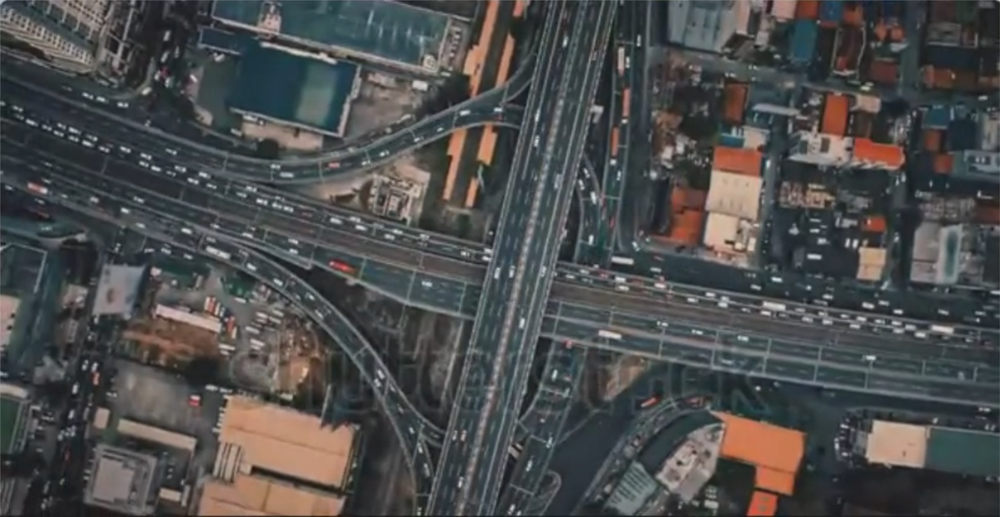
#> input picture src/short.png, 1000 x 517 px, shrunk from 1606 x 830 before the run
$ python -i src_file.py   (imports and definitions only)
#> lines starting #> are read from the running program, lines starting #| are printed output that depends on the picture
import argparse
import numpy as np
import cv2
from scipy.io import loadmat, savemat
from sklearn.neighbors import NearestNeighbors

# Class for Computing Homography
class Homography:
    """This is a class strictly for computing homoegraphy.

    It involves a function to compute homography between only two images.
    Either with or without RANSAC.
    """

    # [282 lines left out: functions __init__, _compute_homography_without_cv, _run_ransac, _compute_homography_frame_to_ref, _visualize_homographies, _compute_homography_frame_to_map and 2 more, not called in this run]


# Class for Extracting Features in an Image
class FeatureExtraction:
    """This is a class to perform feature extraction on images
    """
    def __init__(self, method = "SIFT", n_keypoints=0, blur=False, verbose=False, visualize=False):
        self.method = method
        self.n_keypoints = n_keypoints
        self.blur = blur
        self.verbose = verbose
        self.visualize = visualize

        if self.method == "SIFT":
            if self.verbose:
                print("Initializing SIFT Feature Detector... ", end=" ")

            # Initialize SIFT detector
            self.extractor = cv2.SIFT_create(
                nfeatures=n_keypoints,  # Set to 0 to disable limiting the number of keypoints
                # nOctaveLayers=3, # Number of layers in each octave of the image. Default: 3. (Automatically determined by image size)
                contrastThreshold=0.04, # If contrast of keypoint below this threshold, won't be detected. Default: 0.04
                edgeThreshold=10, #  If difference in intensity between keypoint and surrounding pixels below threshold, keypoint rejected. Default: 10
                sigma=1.6 # S.D. of Gaussian on first octave. Default: 1.6
            )

            if self.verbose:
                print("Successful")

    def _extract_features_sift(self, image, visualization_delay=0):
        gray = cv2.cvtColor(image, cv2.COLOR_BGR2GRAY)
        keypoints_main, descriptors = self.extractor.detectAndCompute(gray, None)

        # Extracting the X and Y points from the KeyPoint Object
        keypoints = np.array( [ (kp.pt[0], kp.pt[1]) for kp in keypoints_main ] )

        # Verification of Data
        assert keypoints.shape[0] == descriptors.shape[0], "Inconsistency. Amount of features must be equal to the amount of descriptors" + \
            f"\n Obtained: Keypoint Shape - {keypoints.shape}. Descriptors Shape - {descriptors.shape} "
        assert keypoints.shape[1] == 2, f"Inconsistency in the size of keypoints. Obtained: {keypoints.shape}"
        assert descriptors.shape[1] == 128, f"Inconsistency in the size of descriptors. Obtained: {descriptors.shape}"

        # #visualizing the features
        if self.visualize:
            image_with_keypoints = cv2.drawKeypoints(image, keypoints_main, None, color=(0, 255, 0),)
            cv2.imshow('frame', image_with_keypoints)
            cv2.waitKey(int(visualization_delay * 1000))
            cv2.destroyAllWindows()

        return np.vstack((keypoints.T, descriptors.T))

    def extract_features(self, file_path,  type="video", n_desired_frames=0, visualization_delay=0):

#> called with file_path = 'short.png', type = 'video', n_desired_frames = 0, visualization_delay = 0
        if self.verbose:
            if type == "video":
                print(f"Loading video ({file_path}) to memory...", end=" ")
            elif type == "image":
                print(f"Loading image ({file_path}) to memory...", end=" ")

        # Reading the file
        if type == "video":
            video = cv2.VideoCapture(file_path)
            assert video.isOpened(), f"Video not opened. Filepath: {file_path}"
            n_video_frames = int( video.get(cv2.CAP_PROP_FRAME_COUNT) )

            # Specify amount of desired frames
            if n_desired_frames == 0:
                n_desired_frames = n_video_frames

            assert n_desired_frames <= n_video_frames, f"Desired amount of frames ({n_desired_frames}) is greater than the amount of frames in the video ({n_video_frames})."
            assert isinstance(n_desired_frames, int), f"Desired amount of frames must be an integer. Given: {n_desired_frames}"

            # Calculating the divisor to obtain the desired amount of frames
            iter_frame_ids = np.linspace(0, n_video_frames-1, n_desired_frames, dtype=int)

            features = np.empty((n_desired_frames, ), dtype=object)
            features_frame_ids = []

        elif type == "image":
            image = cv2.imread(file_path)
            assert image is not None, f"Error: Couldn't open the image file at {file_path}"

            features = np.empty((1,), dtype=object)
            iter_frame_ids = [0] # Only one iteration is needed for images

        if self.verbose:
            print("Successful")
            if type == "video":
                frame_rate = video.get(cv2.CAP_PROP_FPS)
                print(f"Number of Frames in Video: {n_video_frames}. Frame Rate: {frame_rate}")
            print("Extracting features from frames...", end=" ")

        count = 0
        for frame in iter_frame_ids:

            # If the file is a video, break the loop after all frames are read
            if (type == "video"):
                # Setting the frame to the next desired frame
                video.set(cv2.CAP_PROP_POS_FRAMES, frame)

                # Reading the frame
                ret, image = video.read()
                if (not ret):
                    break
                elif image is None:
                    continue

            if self.blur:
                image = cv2.GaussianBlur(image, (11, 11), 0)

            # Performing Feature Extraction
            if self.method == "SIFT":
                features[count] = self._extract_features_sift(image, visualization_delay=visualization_delay)
                features_frame_ids.append(frame)
                count+=1

            # If the file is an image, break the loop after one iteration
            if type == "image":
                break
#> this loop made 1 pass
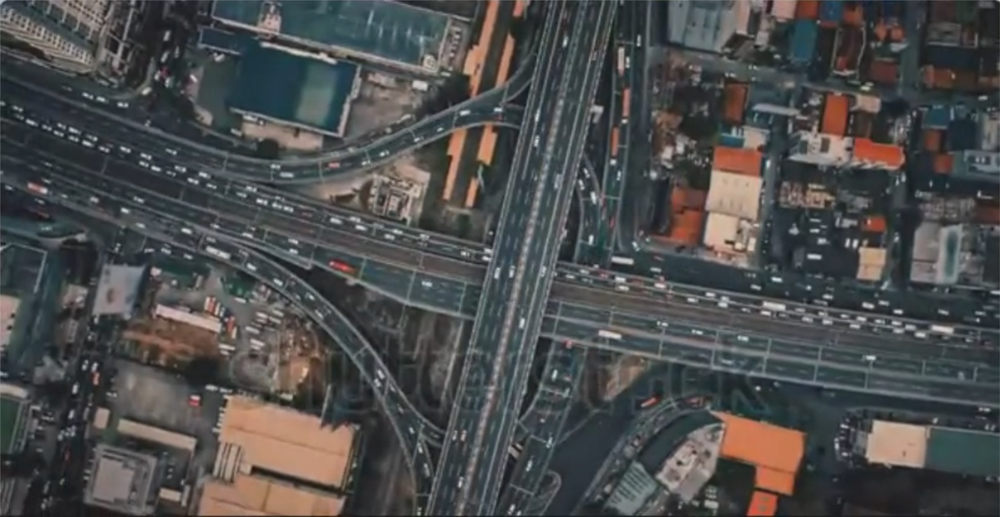
#> input picture src/short.png, 1000 x 517 px, shrunk from 1606 x 830 before the run
#> pass 1, in _extract_features_sift, `gray = cv2.cvtColor(image, cv2.COLOR_BGR2GRAY)`:
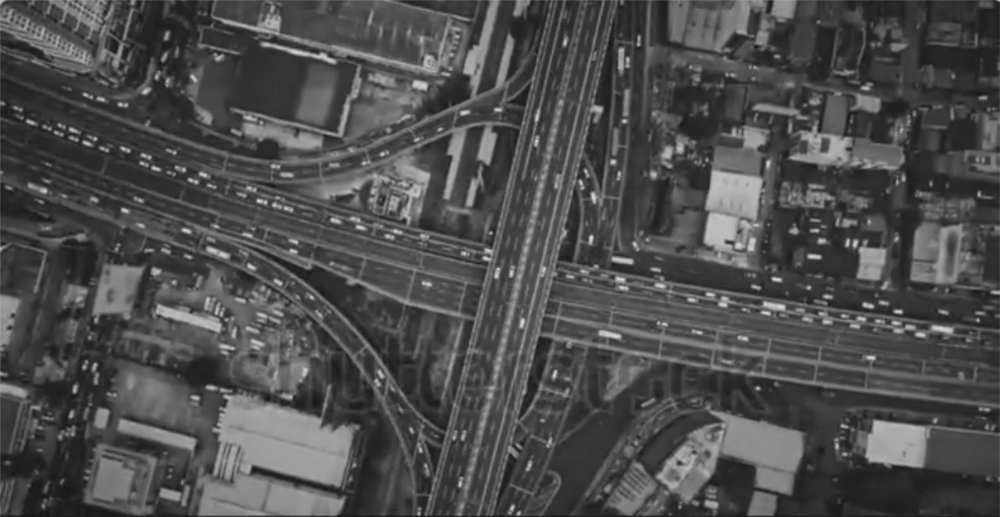
#> gray: shape (517, 1000); min 21, max 222, mean 77.3
#> image is the input picture: shape (517, 1000, 3); mean B, G, R 77.2, 77.4, 77
#> after the loop, count = 1; features_frame_ids = [0]

        # Checking for consistency in the amount of features obtained
        if self.verbose:
            print("Successful")
            print(f"No of frame where features were extracted: {len(features_frame_ids)}/{n_desired_frames}")

        # Closing opened files
        if type == "video":
            video.release()

        cv2.destroyAllWindows()

        if type == "video":
            features= features[:len(features_frame_ids)] # Removing the empty elements in the features array
            frame_ids = np.array(features_frame_ids) + 1 # Adding 1 to the frame ids to convert from 0-indexing to 1-indexing
#> frame_ids = [1]
            return features, frame_ids
        elif type == "image":
            return features


# Class for Feature Matching
class FeatureMatching:
    # [147 lines left out: functions __init__, match_features, _knn_feature_matching, _cv_feature_matching, _visualize_matching, not called in this run]


# Class for Running Solutions and Parsing Data
class ConfigParser:
    # [161 lines left out: functions __init__, read_config, parse_config_data, save_features, load_features, save_homography_output and 1 more, not called in this run]

# [28 lines not run here, left out]

>>> result = FeatureExtraction().extract_features('short.png')

$ run again, on src/trymefirst_lisbon.png
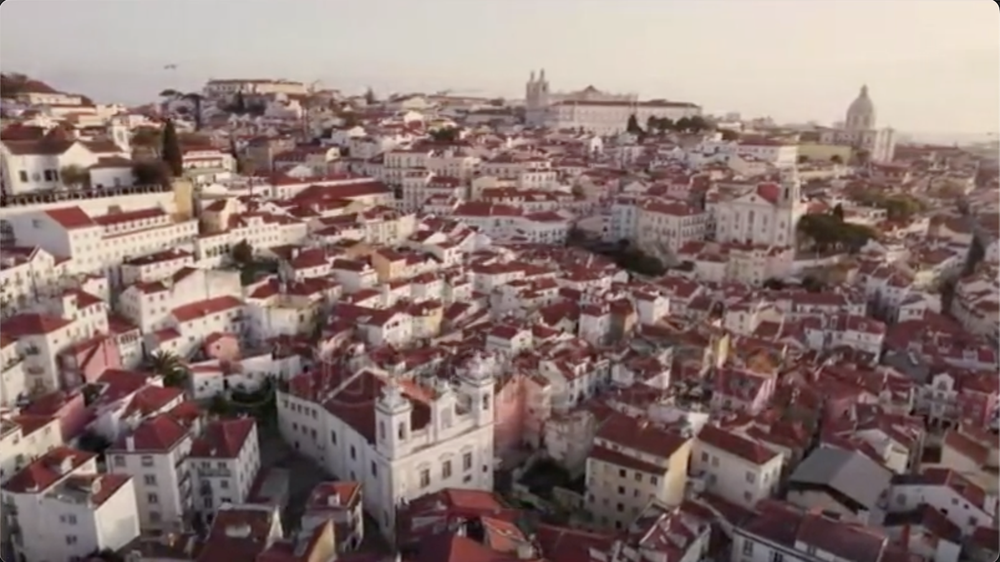
#> input picture src/trymefirst_lisbon.png, 1000 x 562 px, shrunk from 1606 x 902 before the run
#> the loop in extract_features, `for frame in iter_frame_ids:` made 1 pass
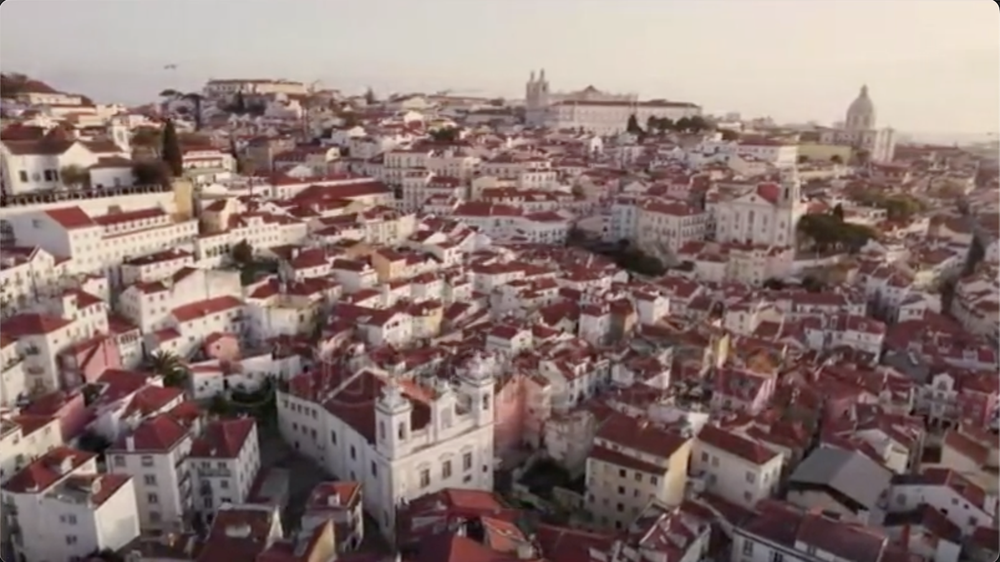
#> input picture src/trymefirst_lisbon.png, 1000 x 562 px, shrunk from 1606 x 902 before the run
#> pass 1, in _extract_features_sift, `gray = cv2.cvtColor(image, cv2.COLOR_BGR2GRAY)`:
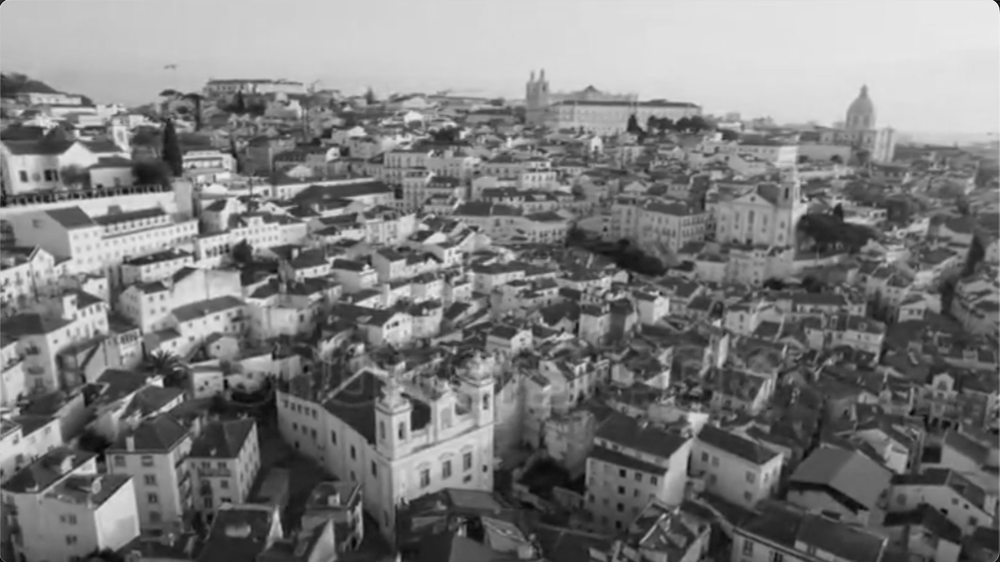
#> gray: shape (562, 1000); min 7, max 249, mean 124.2
#> in extract_features, image is the input picture: shape (562, 1000, 3); mean B, G, R 114.4, 118.6, 139
#> after the loop in extract_features, `for frame in iter_frame_ids:`: count = 1; features_frame_ids = [0]
#> frame_ids = [1]

$ run again, on src/trymefirst_paris.png
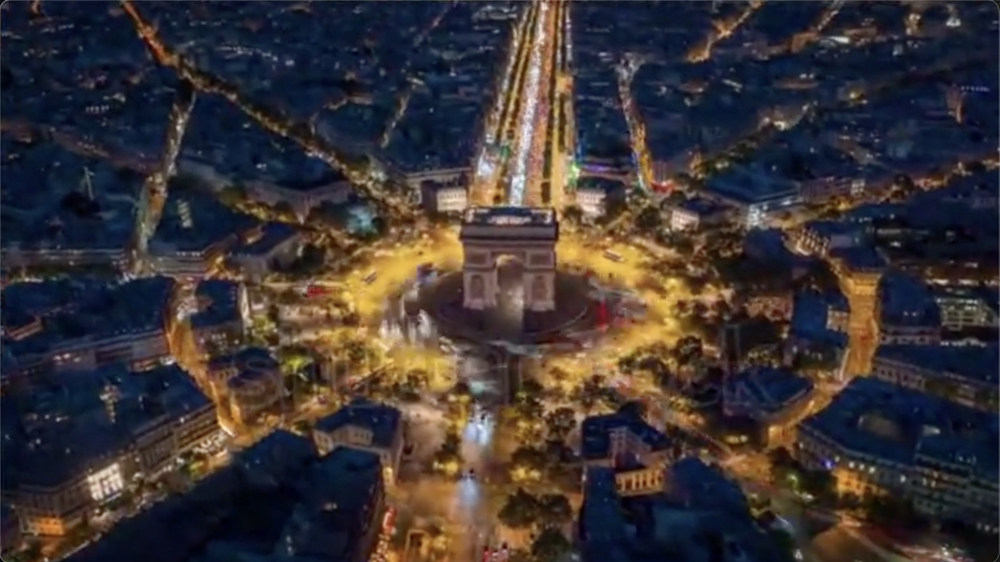
#> input picture src/trymefirst_paris.png, 1000 x 562 px, shrunk from 1606 x 902 before the run
#> the loop in extract_features, `for frame in iter_frame_ids:` made 1 pass
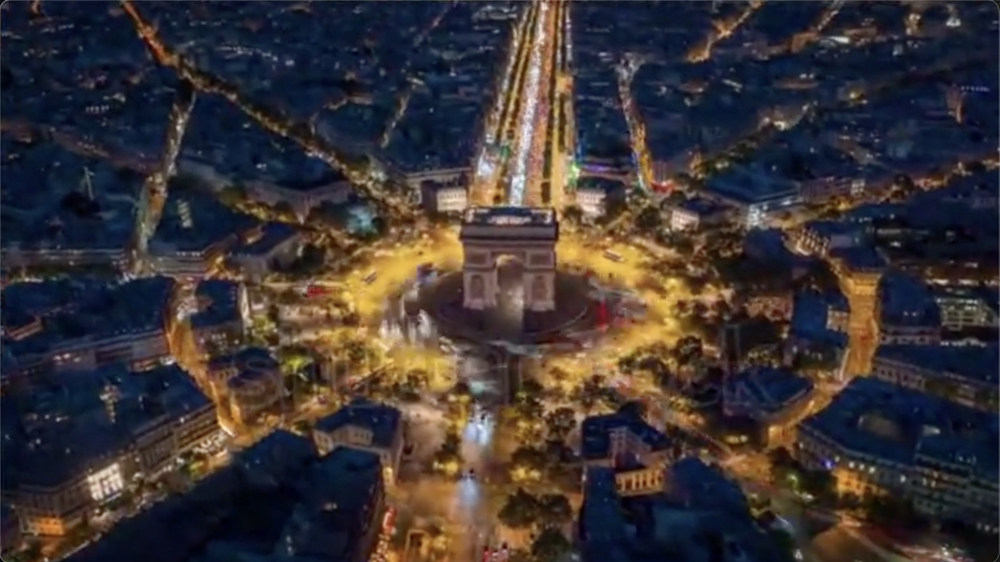
#> input picture src/trymefirst_paris.png, 1000 x 562 px, shrunk from 1606 x 902 before the run
#> pass 1, in _extract_features_sift, `gray = cv2.cvtColor(image, cv2.COLOR_BGR2GRAY)`:
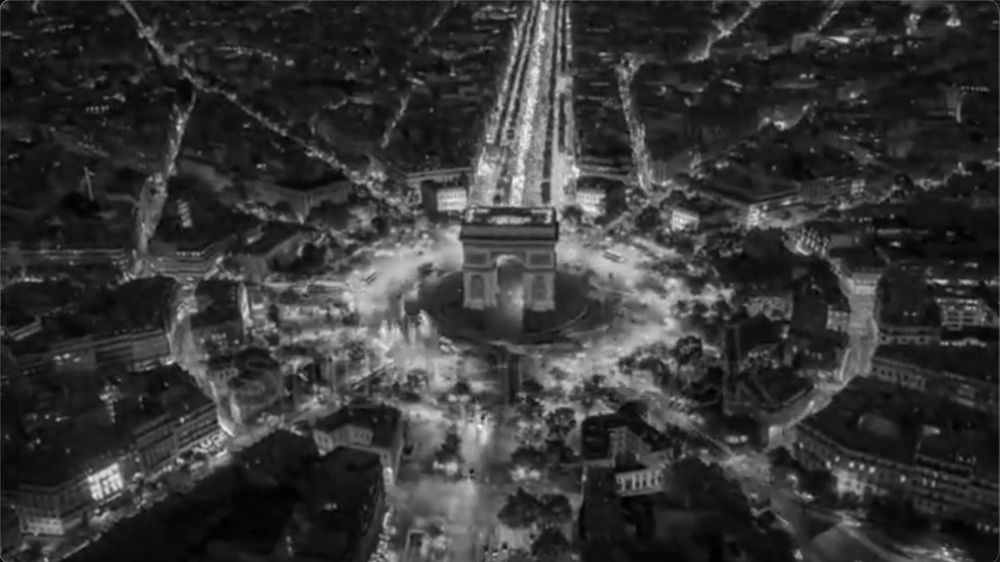
#> gray: shape (562, 1000); min 1, max 247, mean 54.1
#> in extract_features, image is the input picture: shape (562, 1000, 3); mean B, G, R 52.9, 51.8, 59.1
#> after the loop in extract_features, `for frame in iter_frame_ids:`: count = 1; features_frame_ids = [0]
#> frame_ids = [1]
